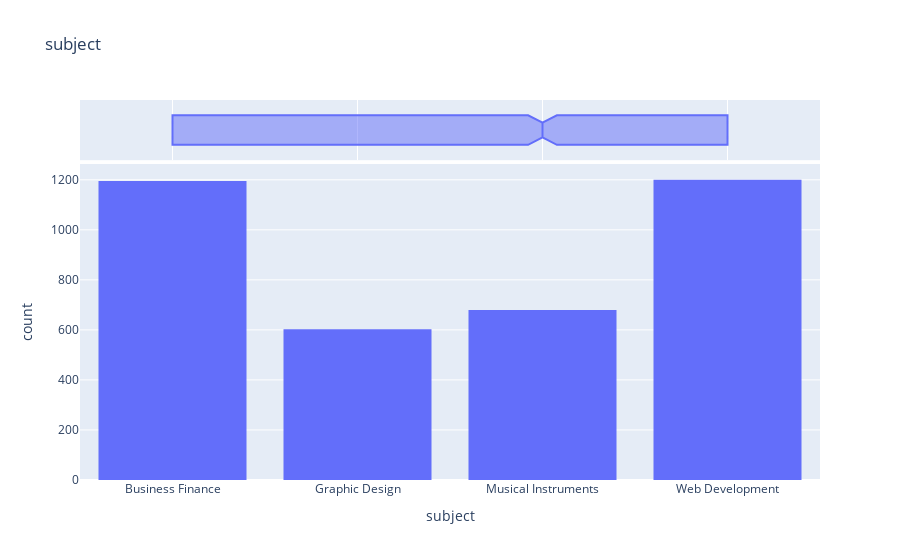

Source (notebook cell):
### Code cell
fig = px.histogram(df1, x="subject", title='subject',marginal="box")
fig.show()

### Figure 1 — Plotly figure (JSON) as saved in the notebook; plotly's stock layout.template omitted (floating-point values rounded to 4 significant figures; data arrays with more than 128 entries replaced by an {"elided": "..."} marker saying what was removed)
{"data": [{"alignmentgroup": "True", "bingroup": "x", "hovertemplate": "subject=%{x}<br>count=%{y}<extra></extra>", "legendgroup": "", "marker": {"color": "#636efa", "pattern": {"shape": ""}}, "name": "", "offsetgroup": "", "orientation": "v", "showlegend": false, "type": "histogram", "x": {"elided": "3678 str values"}, "xaxis": "x", "yaxis": "y"}, {"alignmentgroup": "True", "hovertemplate": "subject=%{x}<extra></extra>", "legendgroup": "", "marker": {"color": "#636efa"}, "name": "", "notched": true, "offsetgroup": "", "showlegend": false, "type": "box", "x": {"elided": "3678 str values"}, "xaxis": "x2", "yaxis": "y2"}], "layout": {"barmode": "relative", "legend": {"tracegroupgap": 0}, "title": {"text": "subject"}, "xaxis": {"anchor": "y", "domain": [0, 1], "title": {"text": "subject"}}, "xaxis2": {"anchor": "y2", "domain": [0, 1], "matches": "x", "showgrid": true, "showticklabels": false}, "yaxis": {"anchor": "x", "domain": [0, 0.8316], "title": {"text": "count"}}, "yaxis2": {"anchor": "x2", "domain": [0.8416, 1], "matches": "y2", "showgrid": false, "showline": false, "showticklabels": false, "ticks": ""}}}
